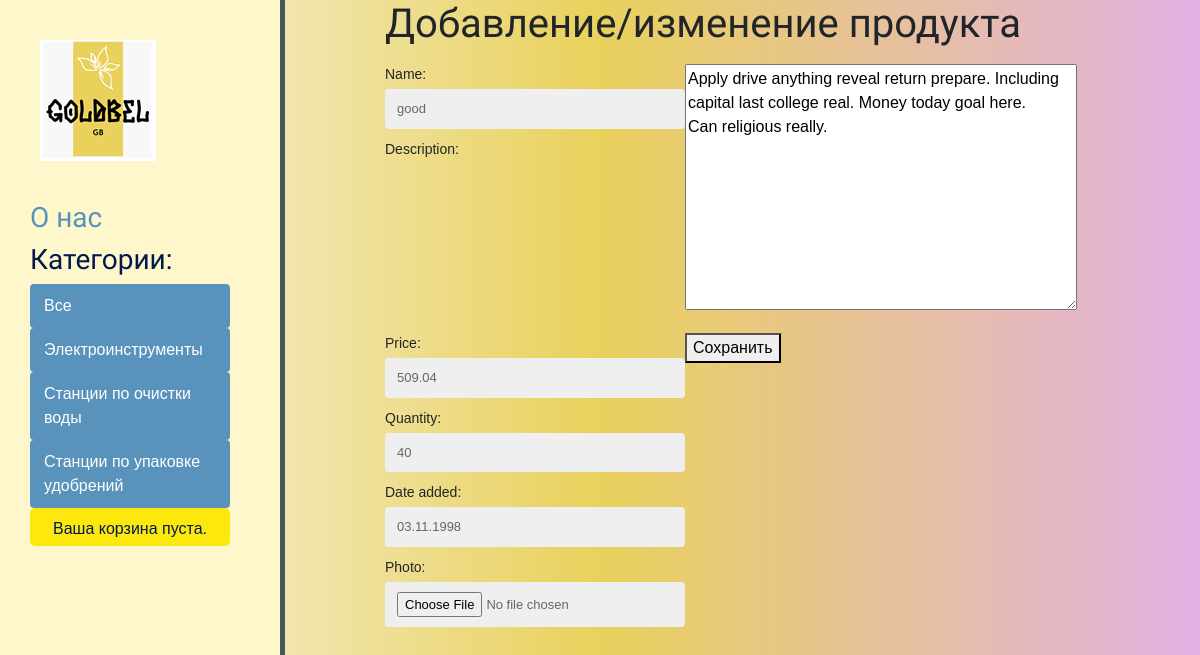
Before: /order_client/product/3/ with the older database file.
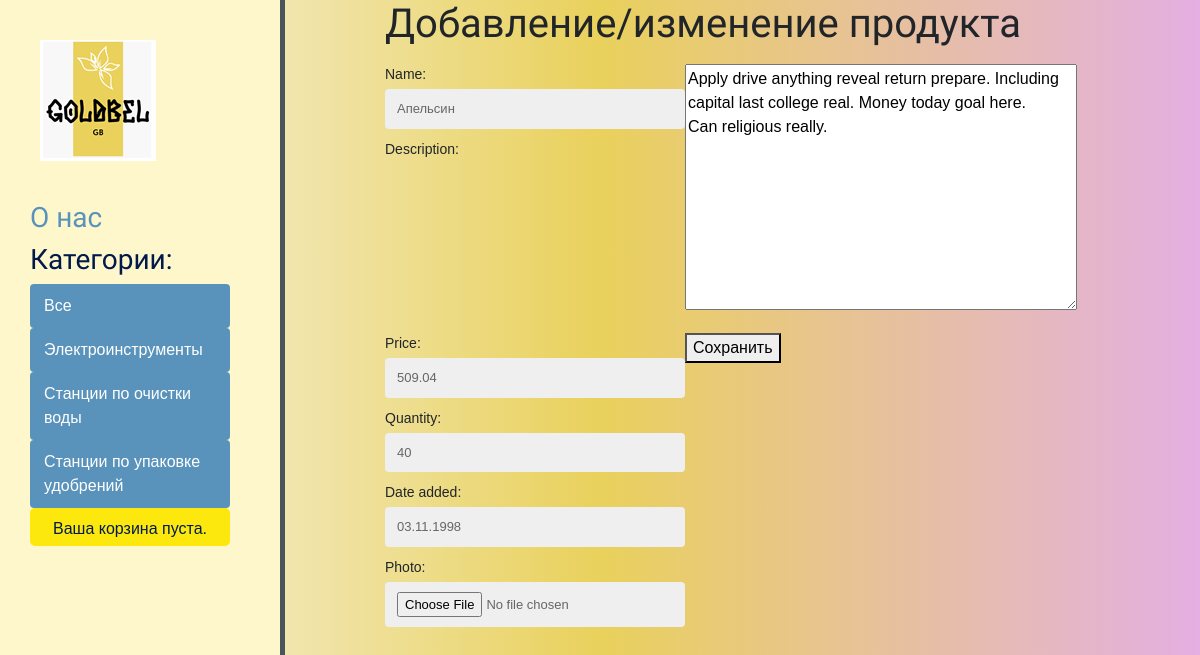
After: the same page with the newer database file.
### myapp_2/models.py (models this page shows, shortened)
class Product(models.Model):
    name = models.CharField(max_length=100)
    description = models.TextField()
    price = models.DecimalField(max_digits=10, decimal_places=2)
    quantity = models.IntegerField()
    date_added = models.DateField()
    photo = models.ImageField(null=True, blank=True)

### myapp_2/views.py (the view)
# urls.py: path('product/<int:product_id>/', add_or_edit_product, name='edit_product'),
def add_or_edit_product(request, product_id=1):
    if product_id:
        product = Product.objects.get(pk=product_id)
    else:
        product = Product()
    if request.method == 'POST':
        form = ProductForm(request.POST, request.FILES, instance=product)
        if form.is_valid():
            name = form.cleaned_data['name']
            form.save()
            logger.info(f'Получили{name=}')
    else:
        form = ProductForm(instance=product)
    return render(request, 'myapp_2/add_or_edit_product.html', {'form': form})

### myapp_2/forms.py
class ProductForm(forms.ModelForm):
    class Meta:
        model = Product
        fields = ['name', 'description', 'price', 'quantity', 'date_added', 'photo']

### myapp_2/templates/myapp_2/add_or_edit_product.html (shortened to what this page needs)
{% extends 'myapp_2/main.html' %}
{% block content %}
    <h1>Добавление/изменение продукта</h1>
    <form method="post" enctype="multipart/form-data">
        {{ form.as_p }}
        <button type="submit">Сохранить</button>
    </form>
{% endblock %}

Changed rows visible on the page:
changed Product: name "good" → "Апельсин"
